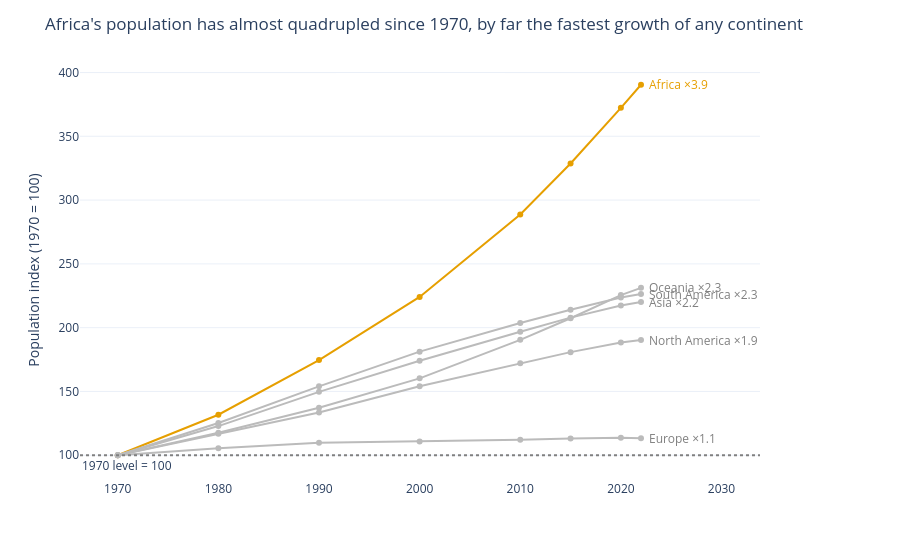

Notebook source saved alongside this figure:
### Markdown cell above
**Chart choice & justification:** *Which chart did you choose, and why? Justify design choices.

*YOUR ANSWER HERE*  In this, we only need the change between years for each continent, not the comparison between continents; a proper line graph can explain the population growth through out the time frame (1970-2022). Here each coloumn is indexed to its 1970's size of population . As the questions asks about the particular continent highlighted orange for africa grabs the eye at the needed point and the rest are in grey color.

### Code cell
# Q1
# YOUR CODE HERE

cont = df_long.groupby(['Continent','Year'], as_index=False)['Population'].sum().sort_values(['Continent','Year'])
base = cont[cont['Year']==1970].set_index('Continent')['Population']
cont['Index'] = cont['Population'] / cont['Continent'].map(base) * 100

colors = {c: GREY for c in cont['Continent'].unique()}; colors['Africa'] = ACCENT
fig = px.line(cont, x='Year', y='Index', color='Continent', color_discrete_map=colors,
              markers=True, template='plotly_white')

for _, r in cont[cont['Year']==2022].iterrows():
    fig.add_annotation(x=2022, y=r['Index'], text=f"{r['Continent']} ×{r['Index']/100:.1f}",
                       showarrow=False, xanchor='left', xshift=6,
                       font=dict(color=ACCENT if r['Continent']=='Africa' else 'grey'))
fig.add_hline(y=100, line_dash='dot', line_color='grey',
              annotation_text='1970 level = 100', annotation_position='bottom left')

fig.update_layout(title="Africa's population has almost quadrupled since 1970, by far the fastest growth of any continent",
                  showlegend=False, margin=dict(r=140))
fig.update_xaxes(title=None, showgrid=False)
fig.update_yaxes(title='Population index (1970 = 100)')
fig.show()

### Figure 1 — Plotly figure (JSON) as saved in the notebook; plotly's stock layout.template omitted (floating-point values rounded to 4 significant figures)
{"data": [{"hovertemplate": "Continent=Africa<br>Year=%{x}<br>Index=%{y}<extra></extra>", "legendgroup": "Africa", "line": {"color": "#E69F00", "dash": "solid"}, "marker": {"symbol": "circle"}, "mode": "lines+markers", "name": "Africa", "orientation": "v", "showlegend": true, "type": "scatter", "x": [1970, 1980, 1990, 2000, 2010, 2015, 2020, 2022], "xaxis": "x", "y": [100.0, 131.8, 174.6, 224.1, 288.8, 328.7, 372.3, 390.4], "yaxis": "y"}, {"hovertemplate": "Continent=Asia<br>Year=%{x}<br>Index=%{y}<extra></extra>", "legendgroup": "Asia", "line": {"color": "#BBBBBB", "dash": "solid"}, "marker": {"symbol": "circle"}, "mode": "lines+markers", "name": "Asia", "orientation": "v", "showlegend": true, "type": "scatter", "x": [1970, 1980, 1990, 2000, 2010, 2015, 2020, 2022], "xaxis": "x", "y": [100.0, 122.9, 149.7, 174.1, 196.7, 207.9, 217.4, 220.1], "yaxis": "y"}, {"hovertemplate": "Continent=Europe<br>Year=%{x}<br>Index=%{y}<extra></extra>", "legendgroup": "Europe", "line": {"color": "#BBBBBB", "dash": "solid"}, "marker": {"symbol": "circle"}, "mode": "lines+markers", "name": "Europe", "orientation": "v", "showlegend": true, "type": "scatter", "x": [1970, 1980, 1990, 2000, 2010, 2015, 2020, 2022], "xaxis": "x", "y": [100.0, 105.6, 109.8, 110.7, 112.1, 113.1, 113.7, 113.3], "yaxis": "y"}, {"hovertemplate": "Continent=North America<br>Year=%{x}<br>Index=%{y}<extra></extra>", "legendgroup": "North America", "line": {"color": "#BBBBBB", "dash": "solid"}, "marker": {"symbol": "circle"}, "mode": "lines+markers", "name": "North America", "orientation": "v", "showlegend": true, "type": "scatter", "x": [1970, 1980, 1990, 2000, 2010, 2015, 2020, 2022], "xaxis": "x", "y": [100.0, 116.8, 133.6, 154.1, 172.1, 180.8, 188.4, 190.3], "yaxis": "y"}, {"hovertemplate": "Continent=Oceania<br>Year=%{x}<br>Index=%{y}<extra></extra>", "legendgroup": "Oceania", "line": {"color": "#BBBBBB", "dash": "solid"}, "marker": {"symbol": "circle"}, "mode": "lines+markers", "name": "Oceania", "orientation": "v", "showlegend": true, "type": "scatter", "x": [1970, 1980, 1990, 2000, 2010, 2015, 2020, 2022], "xaxis": "x", "y": [100.0, 117.7, 137.3, 160.3, 190.5, 207.4, 225.5, 231.2], "yaxis": "y"}, {"hovertemplate": "Continent=South America<br>Year=%{x}<br>Index=%{y}<extra></extra>", "legendgroup": "South America", "line": {"color": "#BBBBBB", "dash": "solid"}, "marker": {"symbol": "circle"}, "mode": "lines+markers", "name": "South America", "orientation": "v", "showlegend": true, "type": "scatter", "x": [1970, 1980, 1990, 2000, 2010, 2015, 2020, 2022], "xaxis": "x", "y": [100.0, 125.3, 154.0, 181.2, 203.7, 214.1, 223.7, 226.4], "yaxis": "y"}], "layout": {"annotations": [{"font": {"color": "#E69F00"}, "showarrow": false, "text": "Africa ×3.9", "x": 2022, "xanchor": "left", "xshift": 6, "y": 390.4}, {"font": {"color": "grey"}, "showarrow": false, "text": "Asia ×2.2", "x": 2022, "xanchor": "left", "xshift": 6, "y": 220.1}, {"font": {"color": "grey"}, "showarrow": false, "text": "Europe ×1.1", "x": 2022, "xanchor": "left", "xshift": 6, "y": 113.3}, {"font": {"color": "grey"}, "showarrow": false, "text": "North America ×1.9", "x": 2022, "xanchor": "left", "xshift": 6, "y": 190.3}, {"font": {"color": "grey"}, "showarrow": false, "text": "Oceania ×2.3", "x": 2022, "xanchor": "left", "xshift": 6, "y": 231.2}, {"font": {"color": "grey"}, "showarrow": false, "text": "South America ×2.3", "x": 2022, "xanchor": "left", "xshift": 6, "y": 226.4}, {"showarrow": false, "text": "1970 level = 100", "x": 0, "xanchor": "left", "xref": "x domain", "y": 100, "yanchor": "top", "yref": "y"}], "legend": {"title": {"text": "Continent"}, "tracegroupgap": 0}, "margin": {"r": 140, "t": 60}, "shapes": [{"line": {"color": "grey", "dash": "dot"}, "type": "line", "x0": 0, "x1": 1, "xref": "x domain", "y0": 100, "y1": 100, "yref": "y"}], "showlegend": false, "title": {"text": "Africa's population has almost quadrupled since 1970, by far the fastest growth of any continent"}, "xaxis": {"anchor": "y", "domain": [0, 1], "showgrid": false, "title": {}}, "yaxis": {"anchor": "x", "domain": [0, 1], "title": {"text": "Population index (1970 = 100)"}}}}
